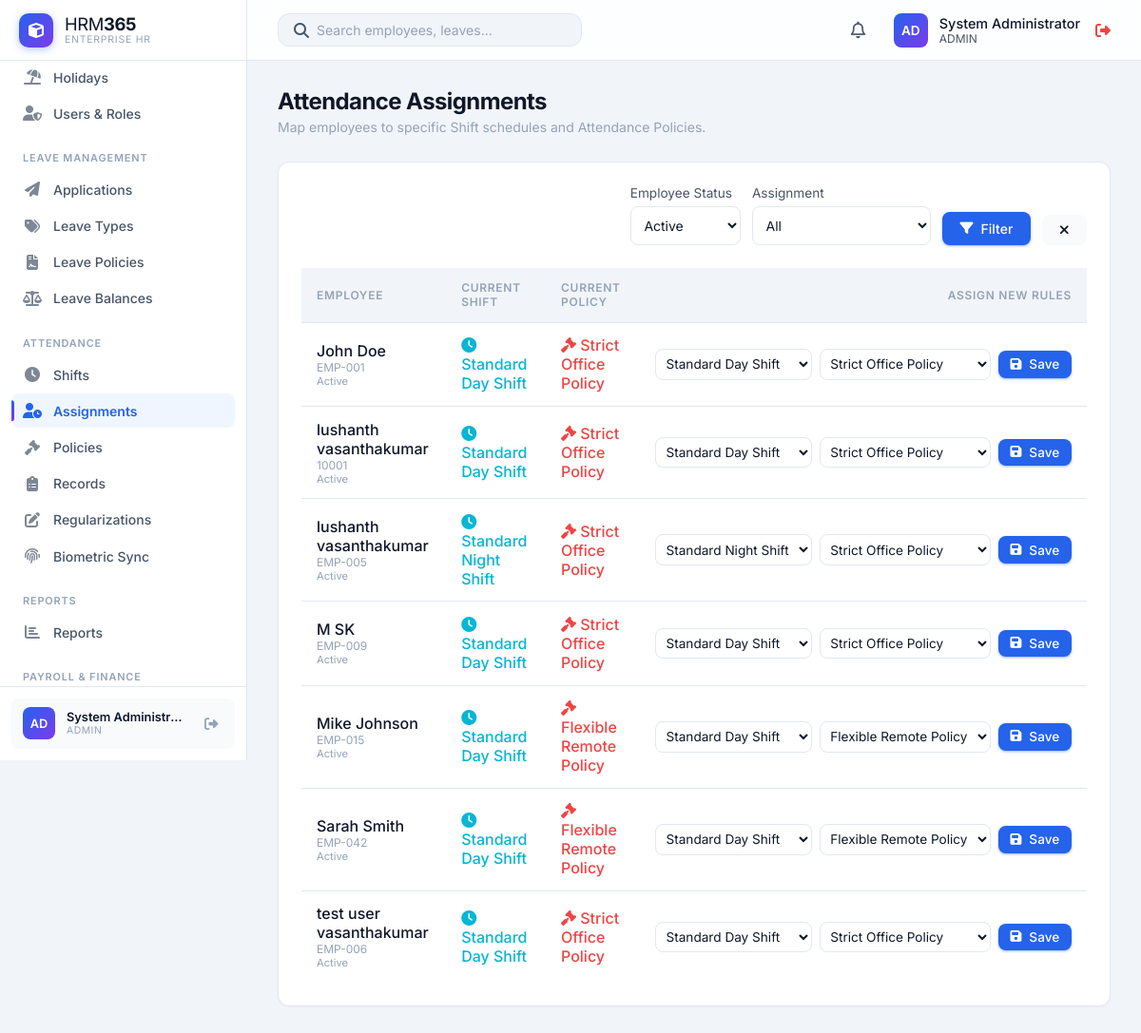
/HRM365/modules/attendance_assignments/index.php (signed in), run on the app's committed database.
### tables this page shows
CREATE TABLE `users` (
  `id` int(11) NOT NULL,
  `username` varchar(50) NOT NULL,
  `password` varchar(255) NOT NULL,
  `full_name` varchar(100) DEFAULT NULL,
  `role` enum('admin','HR','manager','employee') DEFAULT 'employee',
  `status` enum('Active','Inactive') DEFAULT 'Active',
  `language` varchar(20) DEFAULT 'English',
  `department` varchar(50) DEFAULT NULL,
  `employee_id` int(11) DEFAULT NULL,
  `created_at` timestamp NOT NULL DEFAULT current_timestamp()
);

CREATE TABLE `employees` (
  `id` int(11) NOT NULL,
  `employee_code` varchar(20) NOT NULL,
  `first_name` varchar(50) NOT NULL,
  `last_name` varchar(50) NOT NULL,
  `email` varchar(100) NOT NULL,
  `phone` varchar(20) DEFAULT NULL,
  `department` varchar(50) DEFAULT NULL,
  `designation` varchar(50) DEFAULT NULL,
  `status` enum('Active','On Leave','Terminated') DEFAULT 'Active',
  `biometric_user_id` varchar(50) DEFAULT NULL,
  `hire_date` date DEFAULT NULL,
  `created_at` timestamp NOT NULL DEFAULT current_timestamp(),
  `updated_at` timestamp NOT NULL DEFAULT current_timestamp() ON UPDATE current_timestamp(),
  `date_of_birth` date DEFAULT NULL,
  `gender` enum('Male','Female','Other') DEFAULT NULL,
  `address` text DEFAULT NULL,
  `branch_id` int(11) DEFAULT NULL,
  `employment_type` enum('Full-time','Part-time','Contract') DEFAULT NULL,
  `base_salary` decimal(10,2) DEFAULT NULL,
  `profile_photo` varchar(255) DEFAULT NULL,
  `shift_id` int(11) DEFAULT NULL,
  `attendance_policy_id` int(11) DEFAULT NULL
);

CREATE TABLE `shifts` (
  `id` int(11) NOT NULL,
  `name` varchar(100) NOT NULL,
  `description` text DEFAULT NULL,
  `start_time` time NOT NULL,
  `end_time` time NOT NULL,
  `grace_period` int(11) DEFAULT 0,
  `is_night_shift` tinyint(1) DEFAULT 0,
  `status` enum('Active','Inactive') DEFAULT 'Active',
  `created_at` timestamp NOT NULL DEFAULT current_timestamp()
);

CREATE TABLE `attendance_policies` (
  `id` int(11) NOT NULL,
  `name` varchar(100) NOT NULL,
  `description` text DEFAULT NULL,
  `late_arrival_grace` int(11) DEFAULT 0,
  `early_departure_grace` int(11) DEFAULT 0,
  `overtime_rate_per_hour` decimal(10,2) DEFAULT 0.00,
  `status` enum('Active','Inactive') DEFAULT 'Active',
  `created_at` timestamp NOT NULL DEFAULT current_timestamp(),
  `updated_at` timestamp NOT NULL DEFAULT current_timestamp() ON UPDATE current_timestamp()
);

### HRM365/modules/attendance_assignments/index.php (the view, shortened to what the rows shown need)
<?php
require_once '../../includes/db.php';
require_once '../../includes/auth.php';
$status_filter = $_GET['status'] ?? 'Active';
$where = [];
$params = [];
if (in_array($status_filter, ['Active', 'On Leave', 'Terminated'], true)) {
    $where[] = 'e.status = ?';
    $params[] = $status_filter;
}
$whereSql = $where ? 'WHERE ' . implode(' AND ', $where) : '';
$stmt = $pdo->prepare("
    SELECT e.id, e.first_name, e.last_name, e.employee_code, e.status, e.shift_id, e.attendance_policy_id,
           s.name as shift_name, s.status as shift_status,
           p.name as policy_name, p.status as policy_status
    FROM employees e
    LEFT JOIN shifts s ON e.shift_id = s.id
    LEFT JOIN attendance_policies p ON e.attendance_policy_id = p.id
    {$whereSql}
    ORDER BY e.first_name ASC
");
$stmt->execute($params);
$employees = $stmt->fetchAll();
$shifts = $pdo->query("SELECT id, name, status FROM shifts ORDER BY status ASC, name ASC")->fetchAll();
$policies = $pdo->query("SELECT id, name, status FROM attendance_policies ORDER BY status ASC, name ASC")->fetchAll();
include '../../includes/header.php';
?>
<div class="page-header">
    <div>
        <h1 class="page-title">Attendance Assignments</h1>
    </div>
</div>
<div class="card">
    <div class="table-container">
        <table class="table">
            <thead>
                <tr>
                    <th>Employee</th>
                    <th>Current Shift</th>
                    <th>Current Policy</th>
                    <th style="text-align: right;">Assign New Rules</th>
                </tr>
            </thead>
            <tbody>
                <?php foreach ($employees as $e): ?>
                <tr>
                    <td>
                        <div style="font-weight: 500; color: var(--text-primary);"><?php echo htmlspecialchars($e['first_name'] . ' ' . $e['last_name']); ?></div>
                        <div style="font-size: 0.75rem; color: var(--text-muted);"><?php echo htmlspecialchars($e['employee_code']); ?></div>
                        <div style="font-size: 0.7rem; color: var(--text-muted);"><?php echo htmlspecialchars($e['status']); ?></div>
                    </td>
                    <td>
                        <?php if ($e['shift_id']): ?>
                            <span style="color: var(--accent-info); font-weight: 500;"><i class="fas fa-clock"></i> <?php echo htmlspecialchars($e['shift_name'] . ($e['shift_status'] === 'Inactive' ? ' (Inactive)' : '')); ?></span>
                        <?php else: ?>
                            <span style="color: var(--text-muted); font-style: italic;">Unassigned</span>
                        <?php endif; ?>
                    </td>
                    <td>
                        <?php if ($e['attendance_policy_id']): ?>
                            <span style="color: var(--accent-danger); font-weight: 500;"><i class="fas fa-gavel"></i> <?php echo htmlspecialchars($e['policy_name'] . ($e['policy_status'] === 'Inactive' ? ' (Inactive)' : '')); ?></span>
                        <?php else: ?>
                            <span style="color: var(--text-muted); font-style: italic;">Unassigned</span>
                        <?php endif; ?>
                    </td>
                    <td style="text-align: right;">
                        <form action="save.php" method="POST" style="margin: 0; display: flex; gap: 0.5rem; justify-content: flex-end; align-items: center;">
                            <select name="shift_id" style="padding: 0.4rem; border-radius: var(--radius-md); border: 1px solid var(--border-color); background: var(--bg-secondary); color: var(--text-primary); outline: none; font-size: 0.85rem;">
                                <?php foreach ($shifts as $s): ?>
                                    <option value="<?php echo $s['id']; ?>" <?php echo $e['shift_id'] == $s['id'] ? 'selected' : ''; ?>><?php echo htmlspecialchars($s['name'] . ($s['status'] === 'Inactive' ? ' (Inactive)' : '')); ?></option>
                                <?php endforeach; ?>
                            </select>
                            <select name="attendance_policy_id" style="padding: 0.4rem; border-radius: var(--radius-md); border: 1px solid var(--border-color); background: var(--bg-secondary); color: var(--text-primary); outline: none; font-size: 0.85rem;">
                                <?php foreach ($policies as $p): ?>
                                    <option value="<?php echo $p['id']; ?>" <?php echo $e['attendance_policy_id'] == $p['id'] ? 'selected' : ''; ?>><?php echo htmlspecialchars($p['name'] . ($p['status'] === 'Inactive' ? ' (Inactive)' : '')); ?></option>
                                <?php endforeach; ?>
                            </select>
                            <button type="submit" class="btn btn-primary" style="padding: 0.4rem 0.8rem; font-size: 0.85rem;"><i class="fas fa-save"></i> Save</button>
                        </form>
                    </td>
                </tr>
                <?php endforeach; ?>
            </tbody>
        </table>
    </div>
</div>
<?php include '../../includes/footer.php'; ?>

### HRM365/includes/header.php (shortened to what the rows shown need)
<?php
require_once __DIR__ . '/auth.php';
$stylesheetPath = __DIR__ . '/../css/styles.css';
$stylesheetVersion = is_file($stylesheetPath) ? filemtime($stylesheetPath) : time();
?>
<!DOCTYPE html>
<html lang="en">
<head>
    <link rel="stylesheet" href="<?php echo app_url('css/styles.css'); ?>?v=<?php echo $stylesheetVersion; ?>">
    <link rel="stylesheet" href="https://cdnjs.cloudflare.com/ajax/libs/font-awesome/6.4.0/css/all.min.css">
</head>
<body>
    <?php include 'sidebar.php'; ?>
    <div class="main-wrapper">
        <header class="top-header">
            <div class="header-actions">
                <div class="user-profile" style="display: flex; align-items: center; gap: 1rem;">
                    <a href="<?php echo app_url('profile.php'); ?>" style="display: flex; align-items: center; gap: 0.75rem; text-decoration: none; color: inherit;">
                        <div class="avatar"><?php echo strtoupper(substr($currentUser['username'], 0, 2)); ?></div>
                        <div class="user-info">
                            <div style="font-size: 0.9rem; font-weight: 500; color: var(--text-primary);">
                                <?php echo htmlspecialchars($_SESSION['full_name'] ?? $currentUser['username']); ?>
                            </div>
                            <div style="font-size: 0.75rem; color: var(--text-secondary); text-transform: uppercase;">
                                <?php echo htmlspecialchars($currentUser['role']); ?>
                            </div>
                        </div>
                    </a>
                </div>
            </div>
        </header>
        <main class="content-area">

### HRM365/includes/sidebar.php (shortened to what the rows shown need)
<aside class="sidebar">
    <div class="sidebar-footer">
        <div class="sidebar-user">
            <div class="avatar"><?php echo strtoupper(substr($currentUser['username'], 0, 2)); ?></div>
            <div class="sidebar-user-info">
                <div class="sidebar-user-name"><?php echo htmlspecialchars($_SESSION['full_name'] ?? $currentUser['username']); ?></div>
                <div class="sidebar-user-role"><?php echo htmlspecialchars($currentUser['role']); ?></div>
            </div>
            <a href="<?php echo app_url('logout.php'); ?>" class="sidebar-logout" title="Logout"><i class="fas fa-sign-out-alt"></i></a>
        </div>
    </div>
</aside>

### data on the page
users: username "AD", role "ADMIN"
employees: first_name+last_name "John Doe", employee_code "EMP-001", status "Active", shift.name "Standard Day Shift", attendance_policy.name "Strict Office Policy", shift_id "Standard Day Shift", attendance_policy_id "Strict Office Policy"
employees: first_name+last_name "lushanth vasanthakumar", employee_code "10001", status "Active", shift.name "Standard Day Shift", attendance_policy.name "Strict Office Policy", shift_id "Standard Day Shift", attendance_policy_id "Strict Office Policy"
employees: first_name+last_name "lushanth vasanthakumar", employee_code "EMP-005", status "Active", shift.name "Standard Night Shift", attendance_policy.name "Strict Office Policy", shift_id "Standard Night Shift", attendance_policy_id "Strict Office Policy"
employees: first_name+last_name "M SK", employee_code "EMP-009", status "Active", shift.name "Standard Day Shift", attendance_policy.name "Strict Office Policy", shift_id "Standard Day Shift", attendance_policy_id "Strict Office Policy"
employees: first_name+last_name "Mike Johnson", employee_code "EMP-015", status "Active", shift.name "Standard Day Shift", attendance_policy.name "Flexible Remote Policy", shift_id "Standard Day Shift", attendance_policy_id "Flexible Remote Policy"
employees: first_name+last_name "Sarah Smith", employee_code "EMP-042", status "Active", shift.name "Standard Day Shift", attendance_policy.name "Flexible Remote Policy", shift_id "Standard Day Shift", attendance_policy_id "Flexible Remote Policy"
employees: first_name+last_name "test user vasanthakumar", employee_code "EMP-006", status "Active", shift.name "Standard Day Shift", attendance_policy.name "Strict Office Policy", shift_id "Standard Day Shift", attendance_policy_id "Strict Office Policy"

### other printed values
$_SESSION['full_name'] "System Administr…"
$_SESSION['full_name'] "System Administrator"
form field status "Active"
